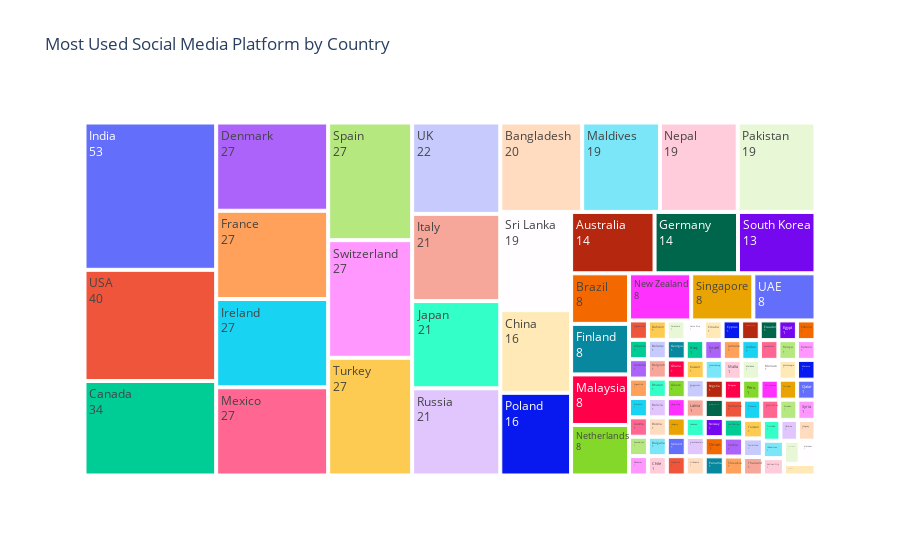

This figure's notebook cell:
### Code cell
import pandas as pd 
df = pd.read_csv("Social Media.Csv")
df
import plotly.express as px

fig = px.treemap(Country_Counts, path=["Country"], values="Count",
                 title="Most Used Social Media Platform by Country")
fig.data[0].textinfo = "label+value"
fig.show()

### Figure 1 — Plotly figure (JSON) as saved in the notebook; plotly's stock layout.template omitted (floating-point values rounded to 4 significant figures)
{"data": [{"branchvalues": "total", "domain": {"x": [0, 1], "y": [0, 1]}, "hovertemplate": "labels=%{label}<br>Count=%{value}<br>parent=%{parent}<br>id=%{id}<extra></extra>", "ids": ["Afghanistan", "Albania", "Andorra", "Argentina", "Armenia", "Australia", "Austria", "Azerbaijan", "Bahamas", "Bahrain", "Bangladesh", "Belarus", "Belgium", "Bhutan", "Bolivia", "Bosnia", "Brazil", "Bulgaria", "Canada", "Chile", "China", "Colombia", "Costa Rica", "Croatia", "Cyprus", "Czech Republic", "Denmark", "Ecuador", "Egypt", "Estonia", "Finland", "France", "Georgia", "Germany", "Ghana", "Greece", "Hong Kong", "Hungary", "Iceland", "India", "Indonesia", "Iraq", "Ireland", "Israel", "Italy", "Jamaica", "Japan", "Jordan", "Kazakhstan", "Kenya", "Kosovo", "Kuwait", "Kyrgyzstan", "Latvia", "Lebanon", "Liechtenstein", "Lithuania", "Luxembourg", "Malaysia", "Maldives", "Malta", "Mexico", "Moldova", "Monaco", "Montenegro", "Morocco", "Nepal", "Netherlands", "New Zealand", "Nigeria", "North Macedonia", "Norway", "Oman", "Pakistan", "Panama", "Paraguay", "Peru", "Philippines", "Poland", "Portugal", "Qatar", "Romania", "Russia", "San Marino", "Serbia", "Singapore", "Slovakia", "Slovenia", "South Africa", "South Korea", "Spain", "Sri Lanka", "Sweden", "Switzerland", "Syria", "Taiwan", "Tajikistan", "Thailand", "Trinidad", "Turkey", "UAE", "UK", "USA", "Ukraine", "Uruguay", "Uzbekistan", "Vatican City", "Venezuela", "Vietnam", "Yemen"], "labels": ["Afghanistan", "Albania", "Andorra", "Argentina", "Armenia", "Australia", "Austria", "Azerbaijan", "Bahamas", "Bahrain", "Bangladesh", "Belarus", "Belgium", "Bhutan", "Bolivia", "Bosnia", "Brazil", "Bulgaria", "Canada", "Chile", "China", "Colombia", "Costa Rica", "Croatia", "Cyprus", "Czech Republic", "Denmark", "Ecuador", "Egypt", "Estonia", "Finland", "France", "Georgia", "Germany", "Ghana", "Greece", "Hong Kong", "Hungary", "Iceland", "India", "Indonesia", "Iraq", "Ireland", "Israel", "Italy", "Jamaica", "Japan", "Jordan", "Kazakhstan", "Kenya", "Kosovo", "Kuwait", "Kyrgyzstan", "Latvia", "Lebanon", "Liechtenstein", "Lithuania", "Luxembourg", "Malaysia", "Maldives", "Malta", "Mexico", "Moldova", "Monaco", "Montenegro", "Morocco", "Nepal", "Netherlands", "New Zealand", "Nigeria", "North Macedonia", "Norway", "Oman", "Pakistan", "Panama", "Paraguay", "Peru", "Philippines", "Poland", "Portugal", "Qatar", "Romania", "Russia", "San Marino", "Serbia", "Singapore", "Slovakia", "Slovenia", "South Africa", "South Korea", "Spain", "Sri Lanka", "Sweden", "Switzerland", "Syria", "Taiwan", "Tajikistan", "Thailand", "Trinidad", "Turkey", "UAE", "UK", "USA", "Ukraine", "Uruguay", "Uzbekistan", "Vatican City", "Venezuela", "Vietnam", "Yemen"], "name": "", "parents": ["", "", "", "", "", "", "", "", "", "", "", "", "", "", "", "", "", "", "", "", "", "", "", "", "", "", "", "", "", "", "", "", "", "", "", "", "", "", "", "", "", "", "", "", "", "", "", "", "", "", "", "", "", "", "", "", "", "", "", "", "", "", "", "", "", "", "", "", "", "", "", "", "", "", "", "", "", "", "", "", "", "", "", "", "", "", "", "", "", "", "", "", "", "", "", "", "", "", "", "", "", "", "", "", "", "", "", "", "", ""], "textinfo": "label+value", "type": "treemap", "values": [1, 1, 1, 1, 1, 14, 1, 1, 1, 1, 20, 1, 1, 1, 1, 1, 8, 1, 34, 1, 16, 1, 1, 1, 1, 1, 27, 1, 1, 1, 8, 27, 1, 14, 1, 1, 1, 1, 1, 53, 1, 1, 27, 1, 21, 1, 21, 1, 1, 1, 1, 1, 1, 1, 1, 1, 1, 1, 8, 19, 1, 27, 1, 1, 1, 1, 19, 8, 8, 1, 1, 1, 1, 19, 1, 1, 1, 1, 16, 1, 1, 1, 21, 1, 1, 8, 1, 1, 1, 13, 27, 19, 1, 27, 1, 1, 1, 1, 1, 27, 8, 22, 40, 1, 1, 1, 1, 1, 1, 1]}], "layout": {"autosize": true, "legend": {"tracegroupgap": 0}, "title": {"text": "Most Used Social Media Platform by Country"}}}
